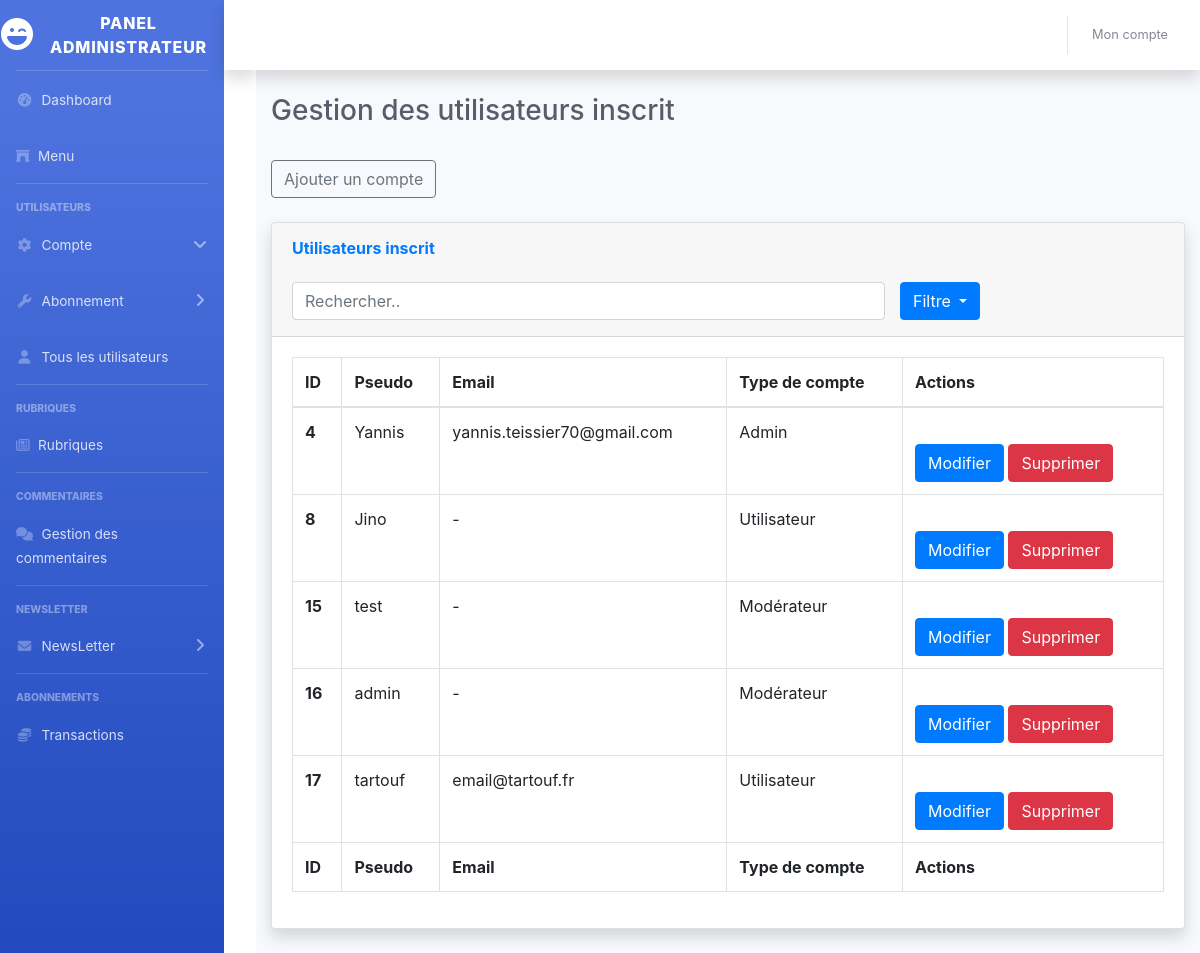
Page /BO/public/index.php?cas=BO_Users&action=ViewUsers (signed in) on the committed database.
### tables this page shows
CREATE TABLE `utilisateurs` (
  `id` int(11) NOT NULL,
  `pseudo` varchar(20) NOT NULL,
  `email` varchar(50) NOT NULL DEFAULT '-',
  `password` text NOT NULL,
  `accountType` int(11) NOT NULL DEFAULT 2
);

### BO/Views/View_BO_Users.php (called while the page is built, shortened)
<?php
class View_BO_Users implements Views_interface{
    private string $state;
    private function __construct($state, $datas){
        $this->state = $state;
        $this->datas = $datas;
    }
    public function getPageContent(): string {
        return (@include_once "../public/templates/users/Users_{$this->state}.php") ?
            include_once "../public/templates/users/Users_{$this->state}.php" :
            include_once "../public/templates/users/Users_ViewAll.php";
    }
}

### BO/Views/View.php (called while the page is built, shortened)
<?php
class View{
    public $body;
    private static $_instance = null;
    public function getContent(): string{
        $str = include 'header_html.php';
        $str .= View_BO_Menu::getInstance()->getPageContent();
        $str .= isset($this->body) ? $this->body->getPageContent() : '';
        $str .= View_BO_Footer::getInstance()->getPageContent();
        $str .= include 'footer_html.php';
        return substr($str, (strlen($str)), -1);
    }
    public static function getInstance(): View {
        self::$_instance = is_null(self::$_instance) ? new View() : self::$_instance;
        return self::$_instance;
    }
}

### BO/Models/Database_Users.php (called while the page is built, shortened)
<?php
class Database_Users extends Database {
    private PDO $pdo;
    private static $_instance = null;
    private function __construct(){
        $this->pdo = parent::getInstance()->getPDO();
    }
    public function getallUsers(){
        $req = $this->pdo->prepare('SELECT * FROM utilisateurs');
        $req->execute();
        return $req->fetchAll(PDO::FETCH_ASSOC);
    }
    public static function getInstance(): Database_Users {
        self::$_instance = is_null(self::$_instance) ? new Database_Users() : self::$_instance;
        return self::$_instance;
    }
}

### BO/Models/Database.php (called while the page is built, shortened)
<?php
class Database
{
    private PDO $pdo;
    private string $dbhost = "";
    private string $dbname = "";
    private string $username = "";
    private string $password = "";
    private static $_instance = null;
    private function __construct(){
        try {
            $this->pdo = new PDO("mysql:host={$this->dbhost};dbname={$this->dbname};", $this->username, $this->password);
        }catch (\Exception $e){
            die('Erreur : Impossible de créer l\'objet PDO');
        }
    }
    public function getPDO(){
        return $this->pdo;
    }
    public static function getInstance(): Database {
        self::$_instance = is_null(self::$_instance) ? new Database() : self::$_instance;
        return self::$_instance;
    }
}

### BO/Models/Users/Users.php (called while the page is built, shortened)
<?php
class Users{
    private static $_instance = null;
    public function getAllUsers(){
        return Database_Users::getInstance()->getallUsers();
    }
    public static function getInstance(): Users {
        self::$_instance = is_null(self::$_instance) ? new Users() : self::$_instance;
        return self::$_instance;
    }
}

### BO/Controlers/Controler_BO_Users.php (called while the page is built, shortened)
<?php
switch($_REQUEST['action']):
    case 'ViewUsers':
        $view->body = View_BO_Users::getInstance($_REQUEST['action'], Users::getInstance()->getAllUsers());
    break;
endswitch;

### BO/Models/Utils/Session.php (called while the page is built, shortened)
<?php
class Session{
    public static function getUserType(): int{
        return isset($_SESSION) && isset($_SESSION['typeUtilisateur']) ? $_SESSION['typeUtilisateur'] : -1;
    }
}

### BO/public/templates/users/Users_ViewUsers.php (the view, shortened to what this page needs)
<div class="container-fluid">
    <h1 class="h3 mb-2 text-gray-800">Gestion des utilisateurs inscrit</h1>
    <br>
    <button data-toggle="modal" data-target="#modalAjouterCompte" class="btn btn-outline-secondary">Ajouter un compte
    </button>
    <br><br>
    <div class="card shadow mb-4">
        <div class="card-header py-3">
            <h6 class="m-0 font-weight-bold text-primary">Utilisateurs inscrit</h6>
            <br>
            <div class="form-check-inline col-sm-10">
                <input class="form-control col-smfa-rotate-180" id="search"
                       value="<?= (isset($_REQUEST['search'])) ? $_REQUEST['search'] : ''?>"
                       type="text" placeholder="Rechercher..">
                <div class="dropdown col-sm-2">
                    <button class="btn btn-primary dropdown-toggle" type="button" data-toggle="dropdown">Filtre
                        <span class="caret"></span></button>
                </div>
            </div>
            <br>
        </div>
        <div class="card-body">
            <div class="table-responsive">
                <table class="table table-bordered" id="table" width="100%" cellspacing="0">
                    <thead>
                    <tr>
                        <th>ID</th>
                        <th>Pseudo</th>
                        <th>Email</th>
                        <th>Type de compte</th>
                        <th>Actions</th>
                    </tr>
                    </thead>
                    <tfoot>
                    <tr>
                        <th>ID</th>
                        <th>Pseudo</th>
                        <th>Email</th>
                        <th>Type de compte</th>
                        <th>Actions</th>
                    </tr>
                    </tfoot>
                    <tbody>
                    <?php
                    foreach($this->datas as $user){
                    echo '
                    <tr class="search-item">
                        <th scope="row">' .
                            $user["id"] .
                            '
                        </th>
                        <td>'.
                            $user["pseudo"] .
                            '
                        </td>
                        <td>'.
                            $user["email"] .
                            '
                        </td>
                        <td>';
                            if($user["accountType"] == 1)
                            echo "Admin";
                            else if($user["accountType"] == 2)
                            echo "Utilisateur";
                            else
                            echo "Modérateur";
                            ?>
                        </td>
                        <td>
                            <?php
                            if(Session::getUserType() == 3 && $user["accountType"] == 1) {
                            }else{
                            echo '
                            <button data-toggle="modal" id="modifier" data-target="#modalModifierCompte"
                                    class="btn btn-primary d-inline-block" onclick="$(function() {
                            let email = document.querySelector(\'#idUserForFormEmail\');
                            let password = document.querySelector(\'#idUserForFormPassword\');
                            let type = document.querySelector(\'#idUserForFormType\');
                            email.value = '.$user["id"].';
                            password.value = '.$user["id"].';
                            type.value = '.$user["id"].';
                            })">Modifier</button>
                            <form class="d-inline-block" method="GET" action="">
                                <br>
                                <input type="hidden" name="cas" value="BO_Users">
                                <input type="hidden" name="action" value="ViewUsers">
                                <input type="hidden" name="idInscrit" value="'. $user["id"] .'">
                                <input type="hidden" name="accountType" value="'. $user["accountType"] .'">
                                <input type="submit" name="deleteAccount" class="btn btn-danger" value="Supprimer">
                            </form>
                        </td>
                    </tr>
                    ';
                    }
                    }
                ?>
                    </tbody>
                </table>
            </div>
        </div>
    </div>
</div>
</div>

### rows in the picture
utilisateurs: id "4", pseudo "Yannis", email "yannis.teissier70@gmail.com", accountType "Admin"
utilisateurs: id "8", pseudo "Jino", email "-", accountType "Utilisateur"
utilisateurs: id "15", pseudo "test", email "-", accountType "Modérateur"
utilisateurs: id "16", pseudo "admin", email "-", accountType "Modérateur"
utilisateurs: id "17", pseudo "tartouf", email "email@tartouf.fr", accountType "Utilisateur"
